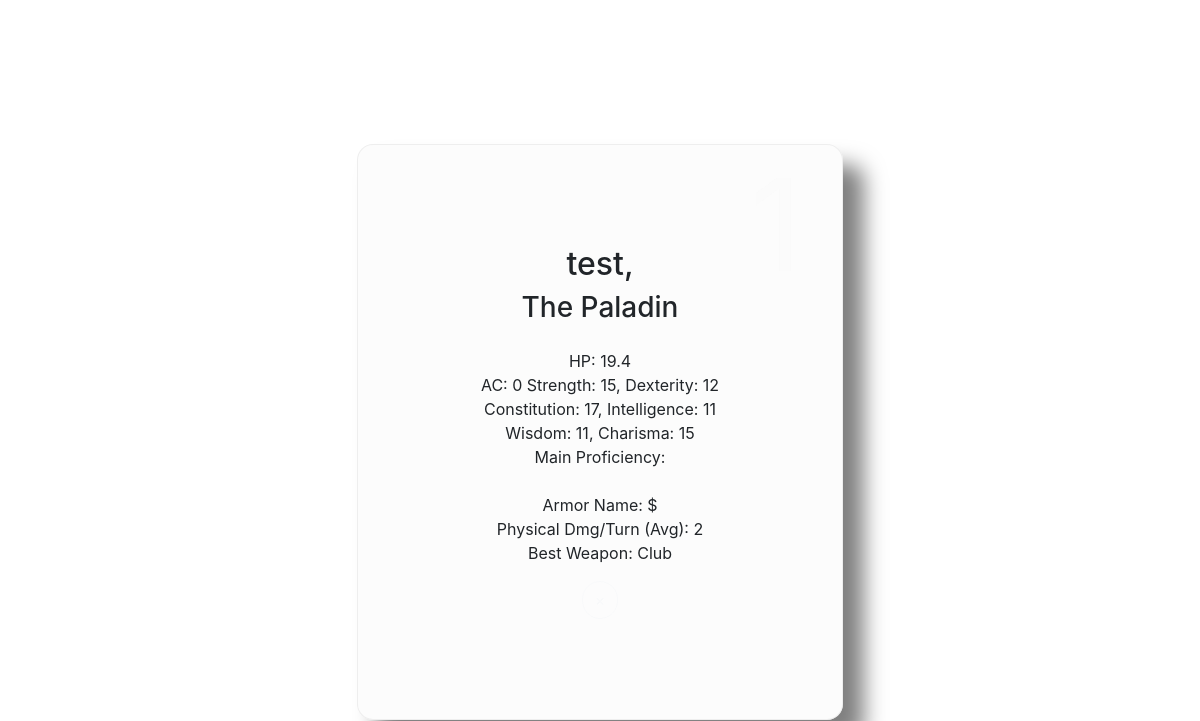
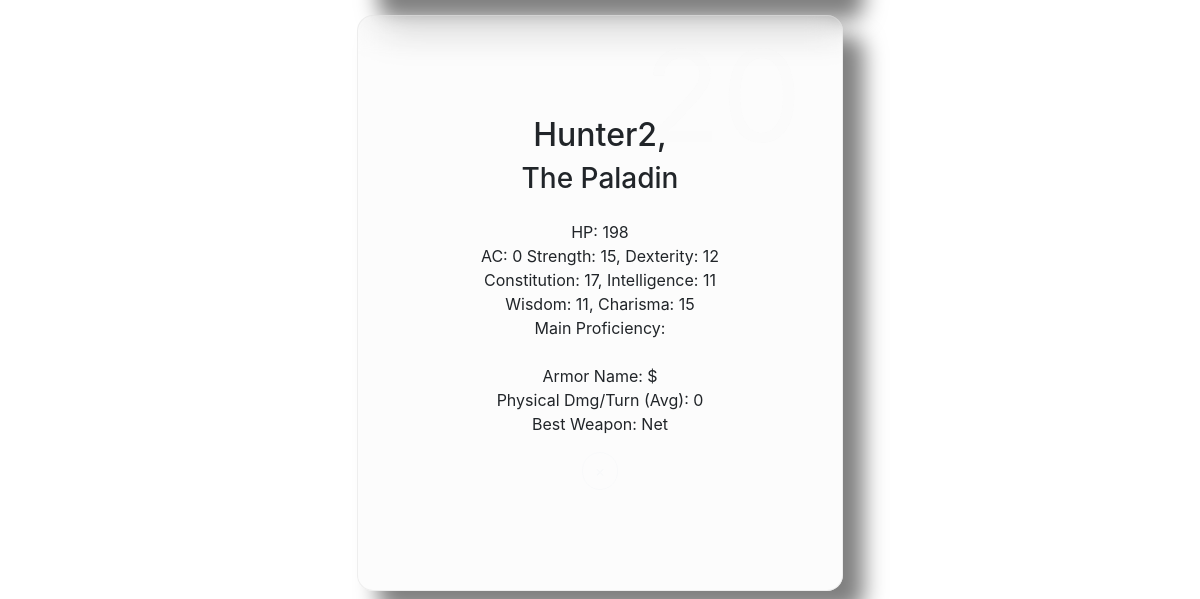
/locker (signed in), run on an earlier commit of the app's database (2 pictures, top to bottom).
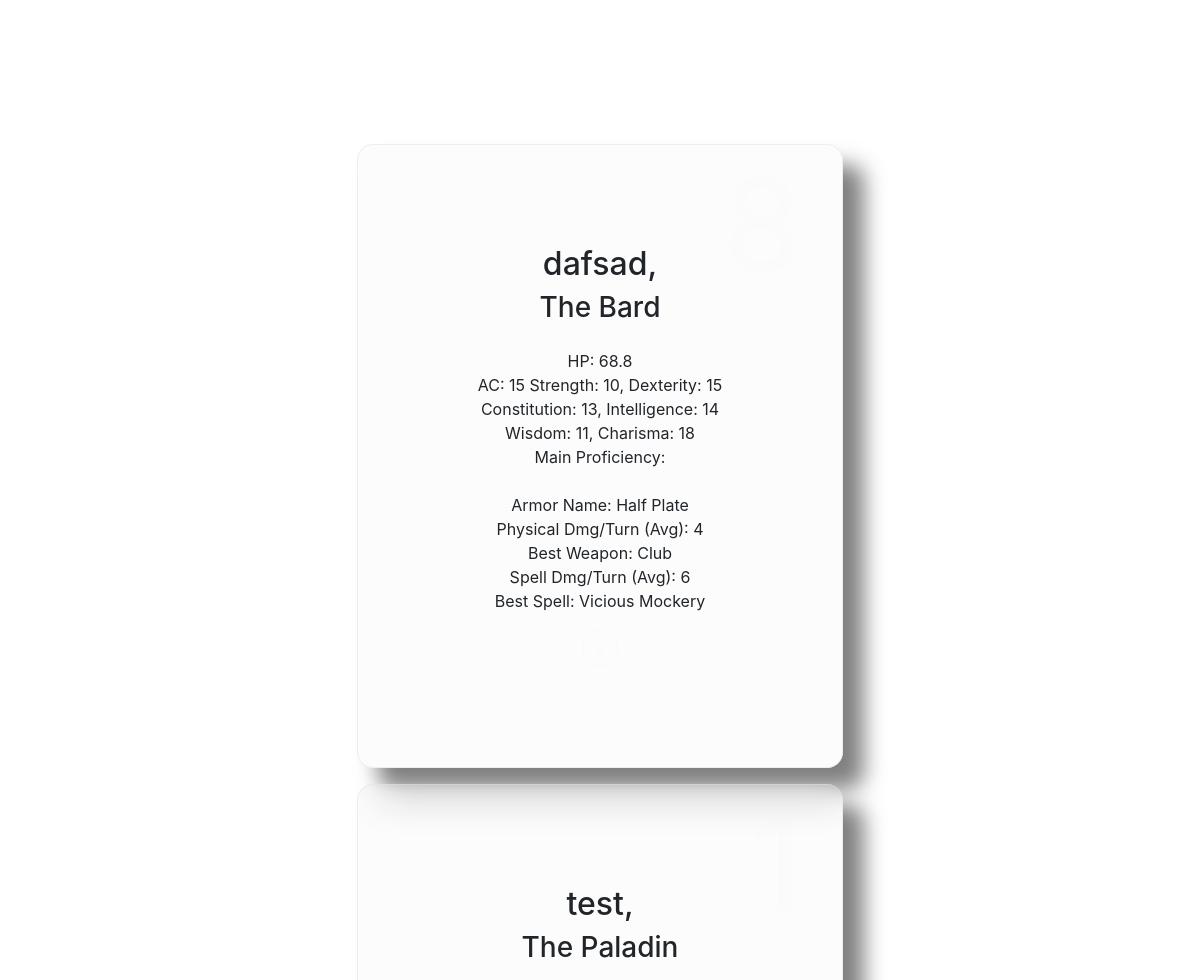
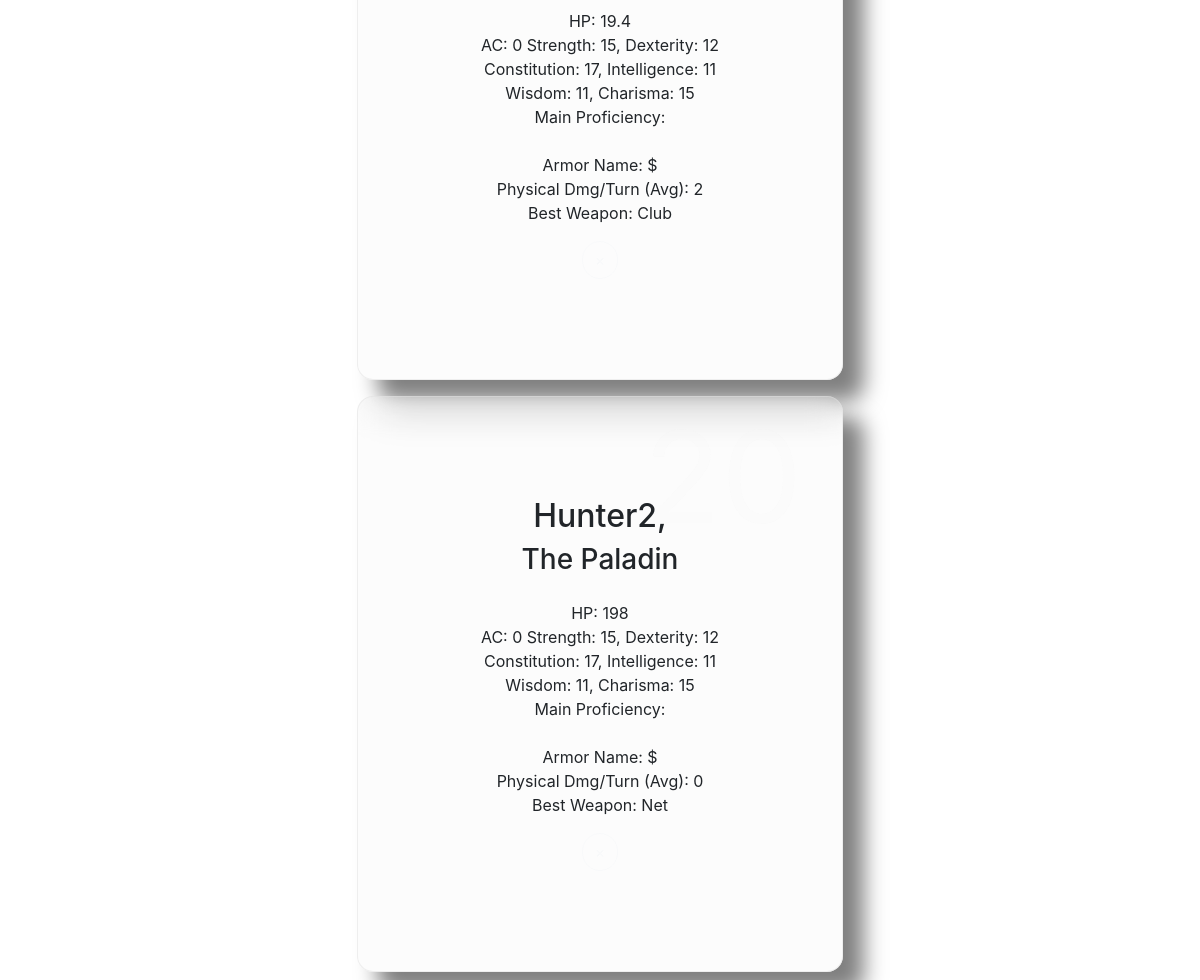
And on a later commit of the database (2 pictures, top to bottom).
### website/models.py (models this page shows)
class Player(db.Model):
    user_id = db.Column(db.Integer, db.ForeignKey('user.id'))
    id = db.Column(db.Integer, primary_key=True)
    player_name = db.Column(db.String(150))
    class_name = db.Column(db.String(150))
    level = db.Column(db.Integer)
    hp = db.Column(db.Integer)
    atk_count = db.Column(db.Integer)
    str_stat = db.Column(db.Integer)
    dex_stat = db.Column(db.Integer)
    con_stat = db.Column(db.Integer)
    int_stat = db.Column(db.Integer)
    wis_stat = db.Column(db.Integer)
    car_stat = db.Column(db.Integer)
    wildshape_name = db.Column(db.String(150))
    armor_name = db.Column(db.String(150))
    ac = db.Column(db.Integer)
    weapon_name = db.Column(db.String(150))
    weapon_dmg = db.Column(db.Integer)
    spell_name = db.Column(db.String(150))
    spell_dmg = db.Column(db.Integer)

### website/views.py (the view)
@views.route('/locker', methods=['GET', 'POST'])
@login_required
def locker():
    players = db.session.query(Player).join(User).filter_by(id=current_user.id).order_by(desc(Player.id))
    print(players)
    return render_template("locker.html", user=current_user, players=players)

### website/__init__.py (called while the page is built)
def create_app():
    app = Flask(__name__)
    app.config['SECRET_KEY'] = 'DB Project Secret Key'
    app.config['SQLALCHEMY_DATABASE_URI'] = f'sqlite:///database.db'
    db.init_app(app)
    from .views import views
    from .auth import auth
    app.register_blueprint(views, url_prefix='/')
    app.register_blueprint(auth, url_prefix='/')
    from .models import User, Player, Classtype, Armor, Weapon, Spell, Wildshape
    create_database(app)
    login_manager = LoginManager()
    login_manager.login_view = 'auth.login'
    login_manager.init_app(app)
    @login_manager.user_loader
    def load_user(id):
        return User.query.get(int(id))
    return app

### website/templates/locker.html (shortened to what this page needs)
{% extends "base.html" %}
{% block content %}
<div class="container">
    {% for p in players %}
    <div class="d-flex justify-content-center">
        <div class="card card-whole2 m-2 cb1 text-center">
                    <div class="card-body">
                            <span class="card-number">{{ p.level }}</span>
                            <h2>{{ p.player_name }},</h2>
                            <h3 class="mb-4">The {{ p.class_name }}</h3>
                            <p class="card-text">
                                HP: {{ p.hp }} </br>
                                AC: {{ p.ac }}
                                Strength: {{ p.str_stat }}, Dexterity: {{ p.dex_stat }}</br>
                                Constitution: {{ p.con_stat }}, Intelligence: {{ p.int_stat }}</br>
                                Wisdom: {{ p.wis_stat }}, Charisma: {{ p.car_stat }}</br>
                                Main Proficiency: {{ p.main_prof }} </br> </br>
                                Armor Name: {{ p.armor_name }} </br>
                                Physical Dmg/Turn (Avg): {{ p.weapon_dmg }} </br>
                                Best Weapon: {{ p.weapon_name }} </br>
                                {% if p.spell_name != "$" %}
                                    Spell Dmg/Turn (Avg): {{ p.spell_dmg }} </br>
                                    Best Spell: {{ p.spell_name }} </br>
                                {% endif %}
                            </p>
                            <button type="button" class="btn btn-outline-light" onClick="deletePlayer({{ p.id }})">
                                <span aria-hidden="true">&times;</span>
                            </button>
                    </div>
            </div>
        </div>
    {% endfor %}
</div>
{% endblock %}

### website/templates/base.html (shortened to what this page needs)
<!DOCTYPE html>
<html>
    <head> </head>
        <link
        rel="stylesheet"
        href="https://stackpath.bootstrapcdn.com/bootstrap/4.4.1/css/bootstrap.min.css"
      />
      <link
        rel="stylesheet"
        href="https://stackpath.bootstrapcdn.com/font-awesome/4.7.0/css/font-awesome.min.css"
      />
      <link href="/static/css/style.css" rel="stylesheet">
    <body>
        <nav class="navbar navbar-expand-lg navbar-dark py-4">
            <div class="collapse navbar-collapse py-4 justify-content-center" id="navbar">
                <div class="navbar-nav">
                    {% if user.is_authenticated %}
                        <a class="nav-item nav-link" style="font-weight:625;" id="home" href="/">Characters</a>
                        <a class="nav-item nav-link" style="font-weight:625;" id="logout" href="/logout">Logout</a>
                    {% else %}
                        <a class="nav-item nav-link" style="font-weight:625;" id="login" href="/login">Login</a>
                        <a class="nav-item nav-link" style="font-weight:625;" id="signUp" href="/signup">Sign Up</a>
                    {% endif %}
                </div>
            </div>
        </nav>
        <div class="container">
            {% block content %} {% endblock %}
        </div>
    </body>
</html>

### website/static/css/style.css (style rules this page uses)
body { background-image: url("../images/bg.jpg"); background-size: cover; background-position: center center; background-attachment: fixed; }
.card { width: 90%; max-width: 400px; padding: 5rem 2.5rem; border-radius: 1rem; border: 1px solid transparent; backdrop-filter: blur(1rem); box-shadow: 1.3rem 1.3rem 1.3rem rgba(0, 0, 0, 0.5); border-top-color: rgba(225, 225, 225, 0.5); border-left-color: rgba(225, 225, 225, 0.5); border-bottom-color: rgba(225, 225, 225, 0.5); border-right-color: rgba(225, 225, 225, 0.5); }
.card-whole2 { width: 45%; max-width: 100%; padding: 5rem 5rem; border-radius: 1rem; border: 1px solid transparent; backdrop-filter: blur(1rem); box-shadow: 1.3rem 1.3rem 1.3rem rgba(0, 0, 0, 0.5); border-top-color: rgba(225, 225, 225, 0.5); border-left-color: rgba(225, 225, 225, 0.5); border-bottom-color: rgba(225, 225, 225, 0.5); border-right-color: rgba(225, 225, 225, 0.5); }
.cb1 { background-color: rgba(225,225,225,0.1); }
.card-number { color: rgba(225, 225, 225, 0.08); font-size: 8rem; z-index: -1; position: absolute; top: -1rem; right: 2.5rem; }
.btn { border-radius: 2rem; }

What changed in the data, as far as the page shows it:
added Player: player_name "dafsad", class_name "Bard", hp "68.8", ac "15", str_stat "10", dex_stat "15", con_stat "13", int_stat "14", wis_stat "11", car_stat "18", armor_name "Half Plate", weapon_dmg "4", weapon_name "Club", spell_dmg "6", spell_name "Vicious Mockery"
